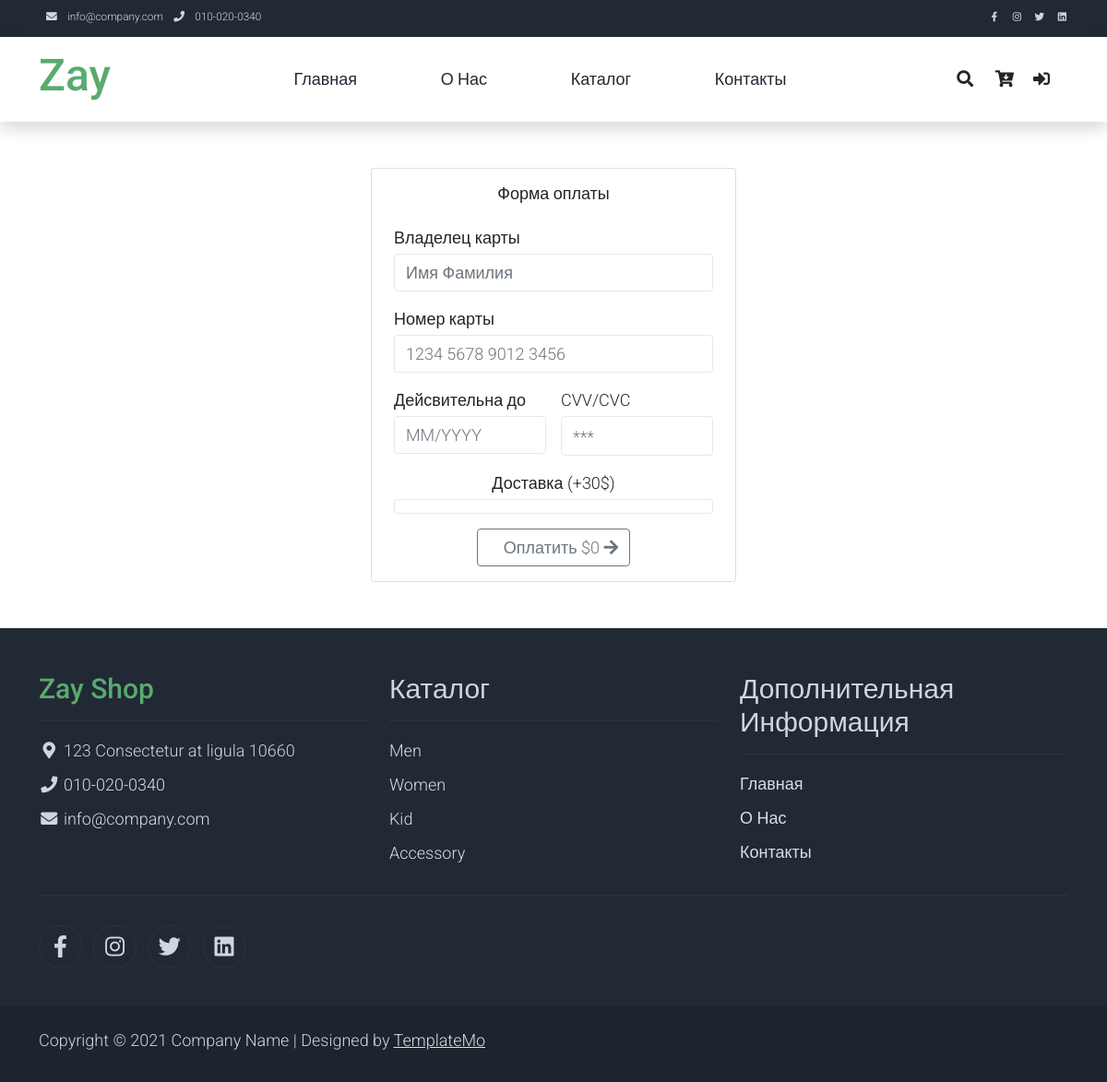
Page /checkout on the committed database.
### shopapp/models.py (models this page shows, shortened)
class Gender(models.Model):
    name = models.CharField(max_length=255)
    class Meta:
        verbose_name = 'Gender'
        verbose_name_plural = 'Genders'

### shopapp/views.py (the view)
# urls.py: path('checkout', checkoutView, name='checkout_url'),
def checkoutView(request):
    genders = Gender.objects.all()
    categories = Category.objects.filter(popular=True)[:3]
    popular_products = Product.objects.filter(popular=True)[:3]
    cart = Cart(request).cart
    total = 0
    for key, value in cart.items():
        total += int(value.get('price'))
    context = {
        'categories': categories,
        'genders': genders,
        'popular_products': popular_products,
        'total': total
    }
    return render(request, template_name='checkout.html', context=context)

### templates/checkout.html (shortened to what this page needs)
{% extends 'base.html' %}
{% load cart_tag %}
{% load static %}
{% block content %}
    <div id="content" style="margin-top: 50px; margin-bottom: 50px;">
        <div class="page-heading" style="background: none">
            <div class="container" align="center" style="width: 35vw">
                <div class="card px-4">
                    <p class="h4 py-3">Форма оплаты</p>
                        <div class="row gx-3">
                            <div class="col-12">
                                <div class="d-flex flex-column">
                                    <p class="text mb-1" align="left">Владелец карты</p>
                                    <input class="form-control mb-3" type="text" placeholder="Имя Фамилия" required="required">
                                </div>
                            </div>
                        <div class="col-12">
                            <div class="d-flex flex-column">
                                <p class="text mb-1" align="left">Номер карты</p>
                                <input class="form-control mb-3" type="text" placeholder="1234 5678 9012 3456" required="required">
                            </div>
                        </div>
                        <div class="col-6">
                            <div class="d-flex flex-column">
                                <p class="text mb-1" align="left">Дейсвительна до</p>
                                <input class="form-control mb-3" type="text" placeholder="MM/YYYY" required="required">
                            </div>
                        </div>
                        <div class="col-6">
                            <div class="d-flex flex-column">
                                <p class="text mb-1" align="left">CVV/CVC</p>
                                <input class="form-control mb-3 pt-2 " type="password" placeholder="***" required="required">
                            </div>
                        </div>
                        <div class="col-12">
                            <p class="text mb-1" align="center">Доставка (+30$)</p>
                            <input class="form-control mb-3 pt-2" type="checkbox" id="delivery" onchange="deliveryFunction()">
                        </div>
                        <div class="col-12">
                            <div class="btn btn-outline-secondary mb-3" onclick="location.href='{% url 'buy_url' %}'">
                                <span class="ps-3" id="total">Оплатить ${{ total }}</span>
                                <i class="fa fa-arrow-right" aria-hidden="true"></i>
                            </div>
                        </div>
                    </div>
                </div>
            </div>
        </div>
    </div>
{% endblock content %}

### templates/base.html (shortened to what this page needs)
{% load static %}
<!DOCTYPE html>
<html lang="en">
<head>
    <link rel="stylesheet" href="{% static 'css/bootstrap.min.css' %}">
    <link rel="stylesheet" href="{% static 'css/templatemo.css' %}">
    <link rel="stylesheet" href="{% static 'css/custom.css' %}">
    <link rel="stylesheet" href="{% static 'css/fontawesome.min.css' %}">
    <link rel="stylesheet" href="{% static 'css/fontawesome.css' %}">
    <link rel="stylesheet" href="{% static 'css/login.css' %}">
</head>
<body>
    <nav class="navbar navbar-expand-lg bg-dark navbar-light d-none d-lg-block" id="templatemo_nav_top">
        <div class="container text-light">
            <div class="w-100 d-flex justify-content-between">
                <div>
                    <i class="fa fa-envelope mx-2"></i>
                    <a class="navbar-sm-brand text-light text-decoration-none" href="mailto:info@company.com">info@company.com</a>
                    <i class="fa fa-phone mx-2"></i>
                    <a class="navbar-sm-brand text-light text-decoration-none" href="tel:010-020-0340">010-020-0340</a>
                </div>
                <div>
                    <a class="text-light" href="https://fb.com/templatemo" target="_blank" rel="sponsored"><i class="fab fa-facebook-f fa-sm fa-fw me-2"></i></a>
                    <a class="text-light" href="https://www.instagram.com/" target="_blank"><i class="fab fa-instagram fa-sm fa-fw me-2"></i></a>
                    <a class="text-light" href="https://twitter.com/" target="_blank"><i class="fab fa-twitter fa-sm fa-fw me-2"></i></a>
                    <a class="text-light" href="https://www.linkedin.com/" target="_blank"><i class="fab fa-linkedin fa-sm fa-fw"></i></a>
                </div>
            </div>
        </div>
    </nav>
    <nav class="navbar navbar-expand-lg navbar-light shadow">
        <div class="container d-flex justify-content-between align-items-center">
            <a class="navbar-brand text-success logo h1 align-self-center" href="{% url 'home_url' %}">
                Zay
            </a>
            <div class="align-self-center collapse navbar-collapse flex-fill  d-lg-flex justify-content-lg-between" id="templatemo_main_nav">
                <div class="flex-fill">
                    <ul class="nav navbar-nav d-flex justify-content-between mx-lg-auto">
                        <li class="nav-item">
                            <a class="nav-link" href="{% url 'home_url' %}">Главная</a>
                        </li>
                        <li class="nav-item">
                            <a class="nav-link" href="{% url 'about_us_url' %}">О Нас</a>
                        </li>
                        <li class="nav-item">
                            <a class="nav-link" href="{% url 'product_all_url' %}">Каталог</a>
                        </li>
                        <li class="nav-item">
                            <a class="nav-link" href="{% url 'contact_url' %}">Контакты</a>
                        </li>
                    </ul>
                </div>
                <div class="navbar align-self-center d-flex">
                    <a class="nav-icon d-none d-lg-inline" href="#" data-bs-toggle="modal" data-bs-target="#templatemo_search">
                        <i class="fa fa-fw fa-search text-dark mr-2"></i>
                    </a>
                    <a class="nav-icon position-relative text-decoration-none" href="{% url 'cart_detail' %}">
                        <i class="fa fa-fw fa-cart-arrow-down text-dark mr-1"></i>
                    </a>
                    {% if user.is_authenticated %}
                        <a class="nav-icon position-relative text-decoration-none" href="{% url 'profile_url' %}">
                            <i class="fa fa-fw fa-user text-dark mr-3"></i>
                        </a>
                        <a class="nav-icon position-relative text-decoration-none" href="{% url 'logout_url' %}">
                            <i class="fa fa-sign-out-alt text-dark mr-3"></i>
                        </a>
                    {% else %}
                        <a class="nav-icon position-relative" href="{% url 'login_url' %}">
                            <i class="fa fa-sign-in-alt text-dark mr-3" aria-hidden="true"></i>
                        </a>
                    {% endif %}
                </div>
            </div>
        </div>
    </nav>
    {% block content %}
    {% endblock content %}
    <footer class="bg-dark" id="tempaltemo_footer">
        <div class="container">
            <div class="row">
                <div class="col-md-4 pt-5">
                    <h2 class="h2 text-success border-bottom pb-3 border-light logo">Zay Shop</h2>
                    <ul class="list-unstyled text-light footer-link-list">
                        <li>
                            <i class="fas fa-map-marker-alt fa-fw"></i>
                            123 Consectetur at ligula 10660
                        </li>
                        <li>
                            <i class="fa fa-phone fa-fw"></i>
                            <a class="text-decoration-none" href="tel:010-020-0340">010-020-0340</a>
                        </li>
                        <li>
                            <i class="fa fa-envelope fa-fw"></i>
                            <a class="text-decoration-none" href="mailto:info@company.com">info@company.com</a>
                        </li>
                    </ul>
                </div>
                <div class="col-md-4 pt-5">
                    <h2 class="h2 text-light border-bottom pb-3 border-light">Каталог</h2>
                    <ul class="list-unstyled text-light footer-link-list">
                        {% for gender in genders %}
                            <li><a class="text-decoration-none" href="#">{{ gender.name }}</a></li>
                        {% endfor %}
                    </ul>
                </div>
                <div class="col-md-4 pt-5">
                    <h2 class="h2 text-light border-bottom pb-3 border-light">Дополнительная Информация</h2>
                    <ul class="list-unstyled text-light footer-link-list">
                        <li><a class="text-decoration-none" href="{% url 'home_url' %}">Главная</a></li>
                        <li><a class="text-decoration-none" href="{% url 'about_us_url' %}">О Нас</a></li>
                        <li><a class="text-decoration-none" href="#">Контакты</a></li>
                    </ul>
                </div>
            </div>
            <div class="row text-light mb-4">
                <div class="col-12 mb-3">
                    <div class="w-100 my-3 border-top border-light"></div>
                </div>
                <div class="col-auto me-auto">
                    <ul class="list-inline text-left footer-icons">
                        <li class="list-inline-item border border-light rounded-circle text-center">
                            <a class="text-light text-decoration-none" target="_blank" href="http://facebook.com/"><i class="fab fa-facebook-f fa-lg fa-fw"></i></a>
                        </li>
                        <li class="list-inline-item border border-light rounded-circle text-center">
                            <a class="text-light text-decoration-none" target="_blank" href="https://www.instagram.com/"><i class="fab fa-instagram fa-lg fa-fw"></i></a>
                        </li>
                        <li class="list-inline-item border border-light rounded-circle text-center">
                            <a class="text-light text-decoration-none" target="_blank" href="https://twitter.com/"><i class="fab fa-twitter fa-lg fa-fw"></i></a>
                        </li>
                        <li class="list-inline-item border border-light rounded-circle text-center">
                            <a class="text-light text-decoration-none" target="_blank" href="https://www.linkedin.com/"><i class="fab fa-linkedin fa-lg fa-fw"></i></a>
                        </li>
                    </ul>
                </div>
            </div>
        </div>
        <div class="w-100 bg-black py-3">
            <div class="container">
                <div class="row pt-2">
                    <div class="col-12">
                        <p class="text-left text-light">
                            Copyright &copy; 2021 Company Name
                            | Designed by <a rel="sponsored" href="https://templatemo.com" target="_blank">TemplateMo</a>
                        </p>
                    </div>
                </div>
            </div>
        </div>
    </footer>
</body>
</html>

### static/css/templatemo.css (style rules this page uses)
body, ul, li, p, a, label, input, div { font-family: 'Roboto', sans-serif; font-size: 18px !important; font-weight: 300 !important; }
.h1 { font-family: 'Roboto', sans-serif; font-size: 48px !important; font-weight: 200 !important; }
.h2 { font-family: 'Roboto', sans-serif; font-size: 30px !important; font-weight: 300; }
.logo { font-weight: 500 !important; }
.text-success { color: #59ab6e !important; }
.text-light { color: #cfd6e1 !important; }
.bg-dark { background-color: #212934 !important; }
.bg-black { background-color: #1d242d !important; }
#templatemo_nav_top { min-height: 40px; }
#templatemo_nav_top * { font-size: .9em !important; }
#templatemo_main_nav a { color: #212934; }
#templatemo_main_nav .navbar .nav-icon { margin-right: 20px; }
.form-control { border: 1px solid #e8e8e8; }
#tempaltemo_footer a { color: #dcdde1; }
#tempaltemo_footer ul.footer-link-list li { padding-top: 10px; }
#tempaltemo_footer ul.footer-icons li { width: 2.6em; height: 2.6em; line-height: 2.6em; }
#tempaltemo_footer .border-light { border-color: #2d343f !important; }
@media (min-width: 768px) { #templatemo_main_nav .navbar-nav { max-width: 450px; } }
@media (min-width: 992px) { #templatemo_main_nav .navbar-nav { max-width: 550px; } }

### rows in the picture
Gender: name "Men"
Gender: name "Women"
Gender: name "Kid"
Gender: name "Accessory"

### other values in the picture
{{ total }} "0"
